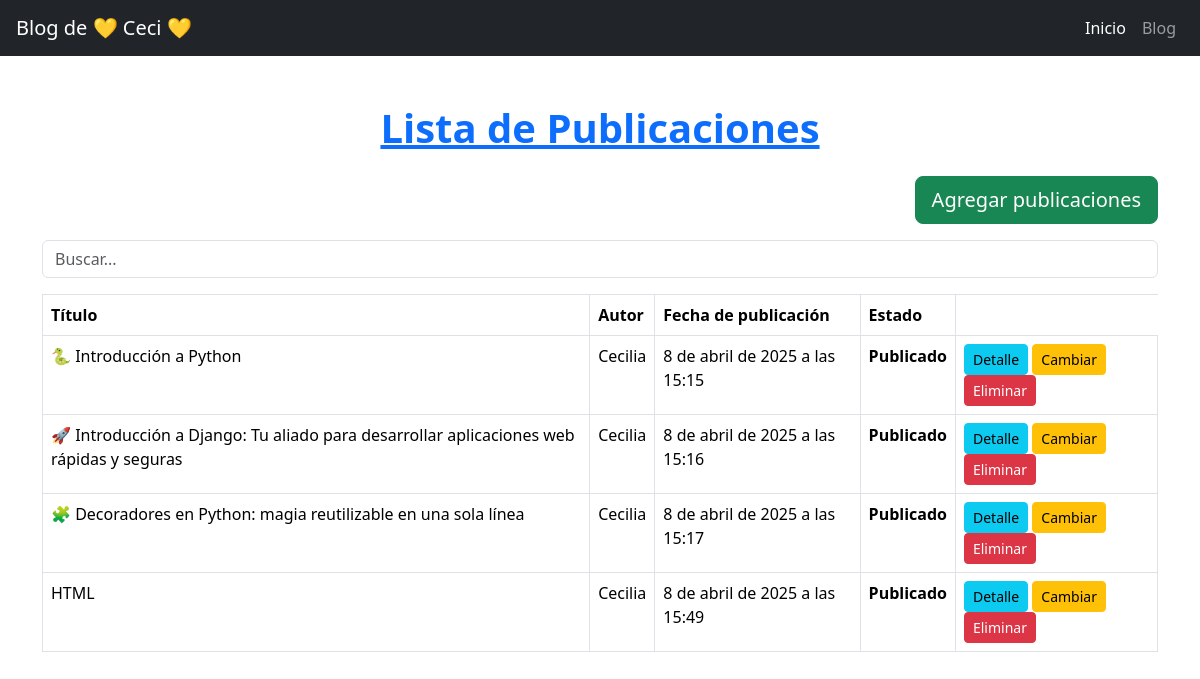
The page /blog/ on the database as committed earlier.
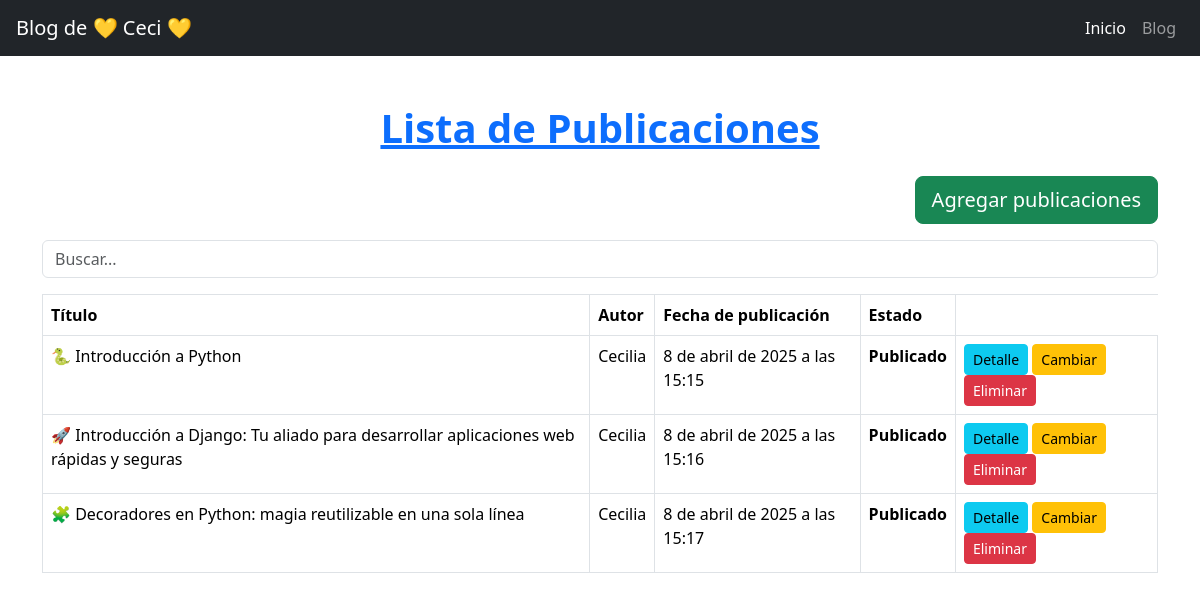
The same page on the database as committed later.
### blog/models.py (models this page shows, shortened)
class Post(models.Model):
    class Estado(models.TextChoices):
        PUBLICADO = 'P', 'Publicado'
        BORRADOR = 'B', 'Borrador'
    titulo = models.CharField(max_length=100)
    contenido = models.TextField()
    fecha_publicacion = models.DateTimeField(auto_now_add=True)
    autor = models.ForeignKey(User, on_delete=models.CASCADE, null=False, default=1)
    estado = models.CharField(
        max_length=1,
        choices=Estado.choices,
        default=Estado.BORRADOR,
    )

### blog/views.py (the view)
# urls.py: path('', views.post_list, name='post_list'),  # <- Esto hace que /blog/ funcione
def post_list(request):
    busqueda = request.GET.get('busqueda', None)
    if busqueda:
        post_list = Post.objects.filter(titulo__icontains=busqueda)
    else:
        post_list = Post.objects.all()
    return render(request, 'blog/post_list.html', context={'posts': post_list})

### blog/templates/blog/post_list.html (shortened to what this page needs)
{% extends "blog/base.html" %}
{% block content_title %} Lista de Publicaciones {% endblock content_title %}
{% block content %}
<div class="d-flex justify-content-end mb-3">
    <a href="{% url 'blog:post_create' %}" class="btn btn-success btn-lg">Agregar publicaciones</a>
</div>
<form action="{% url 'blog:post_list' %}" method="get">
    <input type="text" name="busqueda" placeholder="Buscar..." type="submit" class="form-control mb-3">
</form>
<div class="table-responsive">
    <table class="table table-bordered">
        <thead>
            <tr>
                <th>Título</th>
                <th>Autor</th>
                <th>Fecha de publicación</th>
                <th>Estado</th>
            </tr>
        </thead>
        <tbody>
            {% for post in posts %}
            <tr>
                <td>{{ post.titulo }}</td>
                <td>{{ post.autor.username }}</td>
                <td>{{ post.fecha_publicacion }}</td>
                {% if post.estado == "B" %}
                <td>Borrador</td>
                {% else %}
                <td><strong>Publicado</strong></td>
                {% endif %}
                <td>
                    <a href="{% url 'blog:post_detail' post.id %}" class="btn btn-sm btn-info">Detalle</a>
                    <a href="{% url 'blog:post_update' post.id %}" class="btn btn-sm btn-warning">Cambiar</a>
                    <a href="{% url 'blog:post_delete' post.id %}" class="btn btn-sm btn-danger">Eliminar</a>
                </td>
            </tr>
            {% endfor %}
        </tbody>
    </table>
</div>
{% endblock content %}

Rows that differ between the two databases and show on the page:
removed Post: titulo "HTML", autor.username "Cecilia", fecha_publicacion "8 de abril de 2025 a las 15:49", estado "Publicado"
